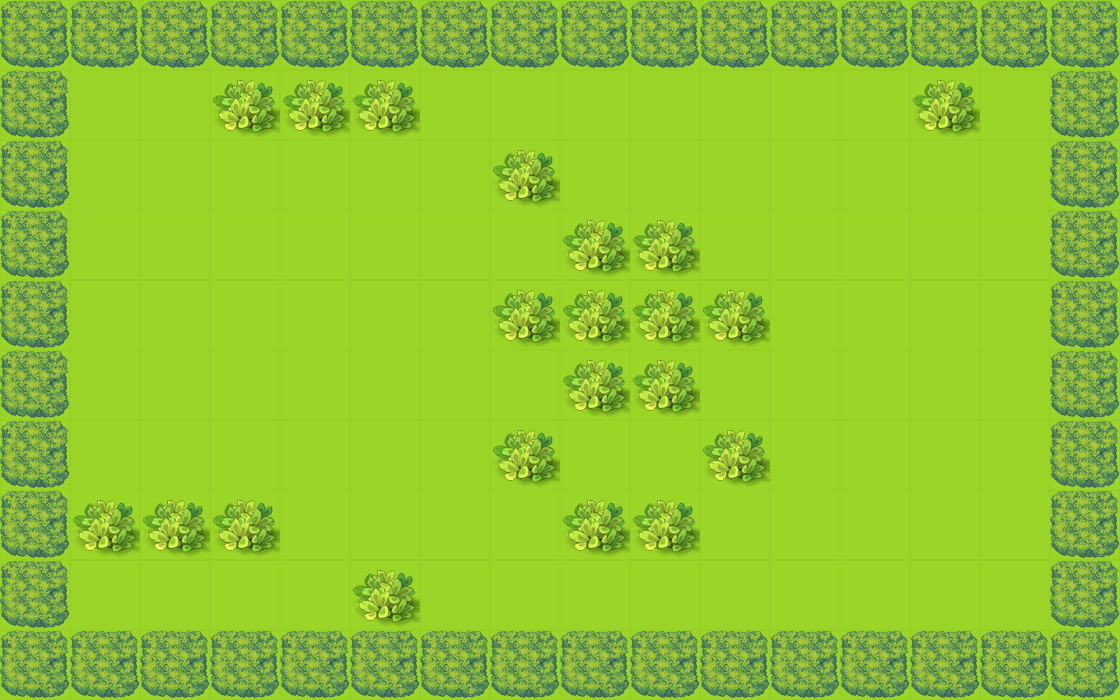

A level layout from a 2D game, rendered from its tile map. Below: a short description, then the map file with tile-grid data replaced by summaries:
An orthogonal 16x10 tile map with 70x70 px tiles, 2 tile layers (bgLayer, walkLayer) and 10 objects (2x monster_0, player, key, exit, box_1, ...).

<map version="1.0" orientation="orthogonal" renderorder="right-down" width="16" height="10" tilewidth="70" tileheight="70" nextobjectid="22">
 <tileset firstgid="1" name="333" tilewidth="70" tileheight="70" tilecount="100">
  <image source="333.png" width="700" height="700" />
 </tileset>
 <layer name="bgLayer" width="16" height="10">
  <data>[160 cells, 160 non-empty, 1 distinct tile ids]</data>
 </layer>
 <layer name="walkLayer" width="16" height="10">
  <data>[160 cells, 69 non-empty, 2 distinct tile ids]</data>
 </layer>
 <objectgroup name="object0">
  <object id="1" name="player" x="280" y="560" width="70" height="70">
   <properties>
    <property name="hp" value="600" />
   </properties>
  </object>
 </objectgroup>
 <objectgroup name="object1">
  <object id="3" name="key" x="350" y="140" width="70" height="70" />
  <object id="4" name="exit" x="980" y="140" width="70" height="70" />
 </objectgroup>
 <objectgroup name="object2">
  <object id="5" name="box_1" x="70" y="560" width="70" height="70" />
  <object id="8" name="box_2" x="980" y="420" width="70" height="70" />
  <object id="9" name="box_3" x="280" y="280" width="70" height="70" />
 </objectgroup>
 <objectgroup name="object4">
  <object id="20" name="monster_0" x="700" y="140" width="70" height="70">
   <properties>
    <property name="dirX" value="1" />
    <property name="dirY" value="0" />
    <property name="path" value="monster_0.png" />
    <property name="reverse" value="-1" />
    <property name="speed" value="100" />
   </properties>
  </object>
  <object id="21" name="monster_0" x="700" y="210" width="70" height="70">
   <properties>
    <property name="dirX" value="1" />
    <property name="dirY" value="0" />
    <property name="path" value="monster_0.png" />
    <property name="reverse" value="-1" />
    <property name="speed" value="100" />
   </properties>
  </object>
 </objectgroup>
 <objectgroup name="object3">
  <object id="18" name="trap_2" x="420" y="280" width="70" height="70" />
  <object id="19" name="trap_1" x="700" y="560" width="70" height="70" />
 </objectgroup>
</map>
